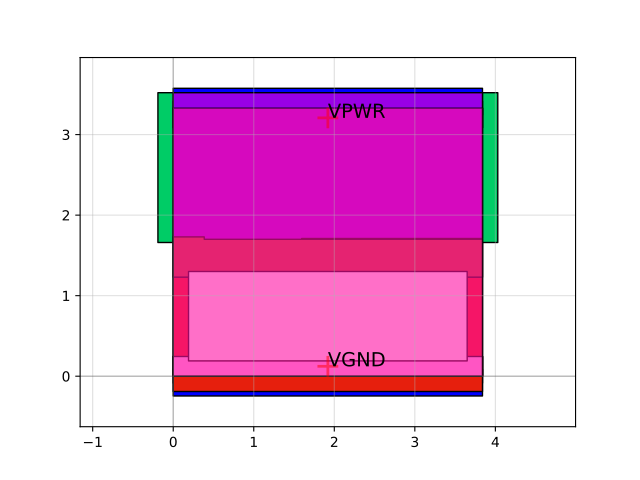

Python code for this plot:
import sky130

c = sky130.components.sky130_fd_sc_hs__a22o_2()
c.plot()
